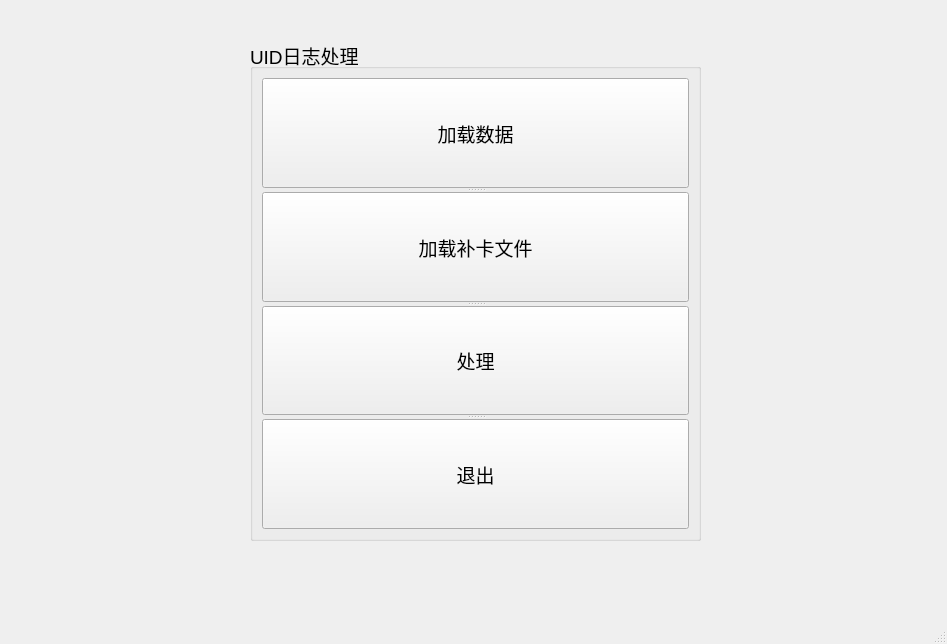
<?xml version="1.0" encoding="UTF-8"?>
<ui version="4.0">
 <class>MainWindow</class>
 <widget class="QMainWindow" name="MainWindow">
  <property name="geometry">
   <rect>
    <x>0</x>
    <y>0</y>
    <width>947</width>
    <height>644</height>
   </rect>
  </property>
  <property name="windowTitle">
   <string>MainWindow</string>
  </property>
  <widget class="QWidget" name="centralwidget">
   <widget class="QGroupBox" name="groupBox">
    <property name="geometry">
     <rect>
      <x>250</x>
      <y>40</y>
      <width>451</width>
      <height>501</height>
     </rect>
    </property>
    <property name="font">
     <font>
      <family>Arial</family>
      <pointsize>14</pointsize>
     </font>
    </property>
    <property name="title">
     <string>UID日志处理</string>
    </property>
    <layout class="QGridLayout" name="gridLayout">
     <item row="0" column="0">
      <widget class="QSplitter" name="splitter">
       <property name="orientation">
        <enum>Qt::Vertical</enum>
       </property>
       <widget class="QPushButton" name="btnData">
        <property name="font">
         <font>
          <family>Arial</family>
          <pointsize>14</pointsize>
         </font>
        </property>
        <property name="text">
         <string>加载数据</string>
        </property>
       </widget>
       <widget class="QPushButton" name="btnTxt">
        <property name="font">
         <font>
          <family>Arial</family>
          <pointsize>14</pointsize>
         </font>
        </property>
        <property name="text">
         <string>加载补卡文件</string>
        </property>
       </widget>
       <widget class="QPushButton" name="btnHandle">
        <property name="font">
         <font>
          <family>Arial</family>
          <pointsize>14</pointsize>
         </font>
        </property>
        <property name="text">
         <string>处理</string>
        </property>
       </widget>
       <widget class="QPushButton" name="btnExit">
        <property name="font">
         <font>
          <family>Arial</family>
          <pointsize>14</pointsize>
         </font>
        </property>
        <property name="text">
         <string>退出</string>
        </property>
       </widget>
      </widget>
     </item>
    </layout>
   </widget>
  </widget>
  <widget class="QMenuBar" name="menubar">
   <property name="geometry">
    <rect>
     <x>0</x>
     <y>0</y>
     <width>947</width>
     <height>23</height>
    </rect>
   </property>
  </widget>
  <widget class="QStatusBar" name="statusbar"/>
 </widget>
 <resources/>
 <connections>
  <connection>
   <sender>btnExit</sender>
   <signal>clicked()</signal>
   <receiver>MainWindow</receiver>
   <slot>close()</slot>
   <hints>
    <hint type="sourcelabel">
     <x>608</x>
     <y>521</y>
    </hint>
    <hint type="destinationlabel">
     <x>604</x>
     <y>564</y>
    </hint>
   </hints>
  </connection>
 </connections>
</ui>
